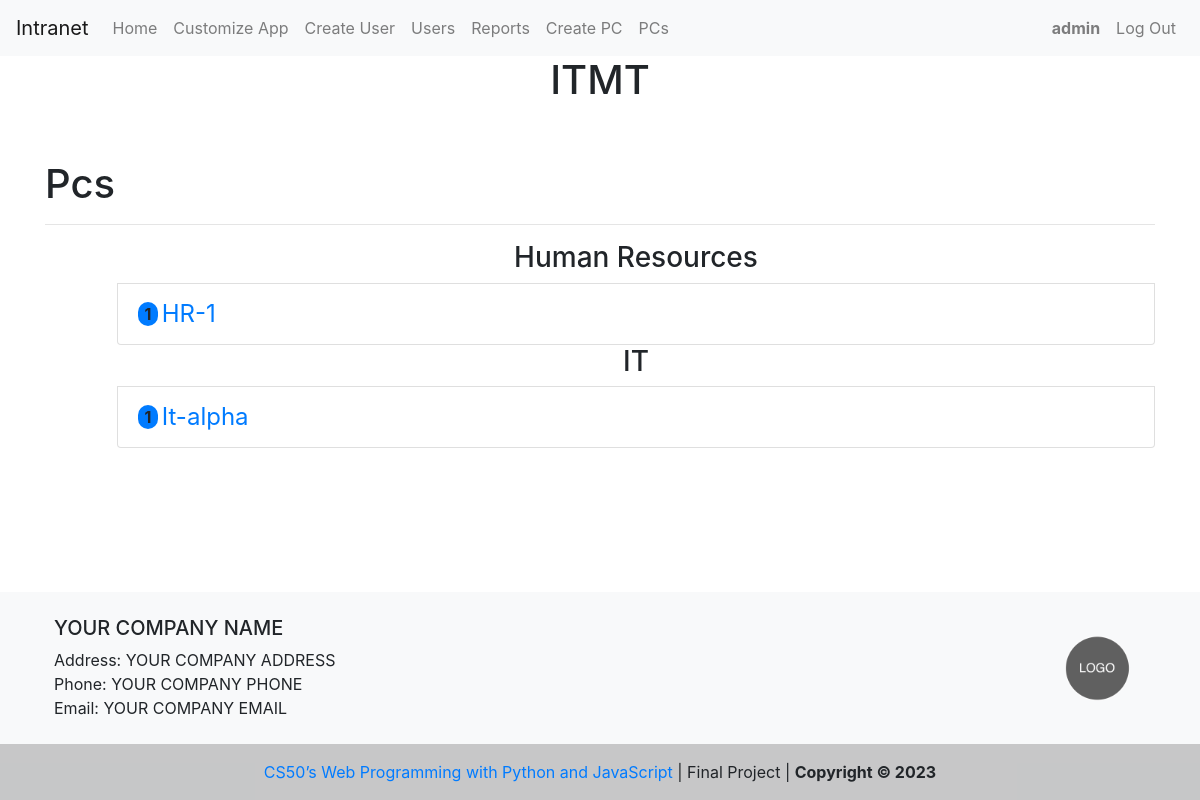
/pcs (signed in), run on an earlier commit of the app's database.
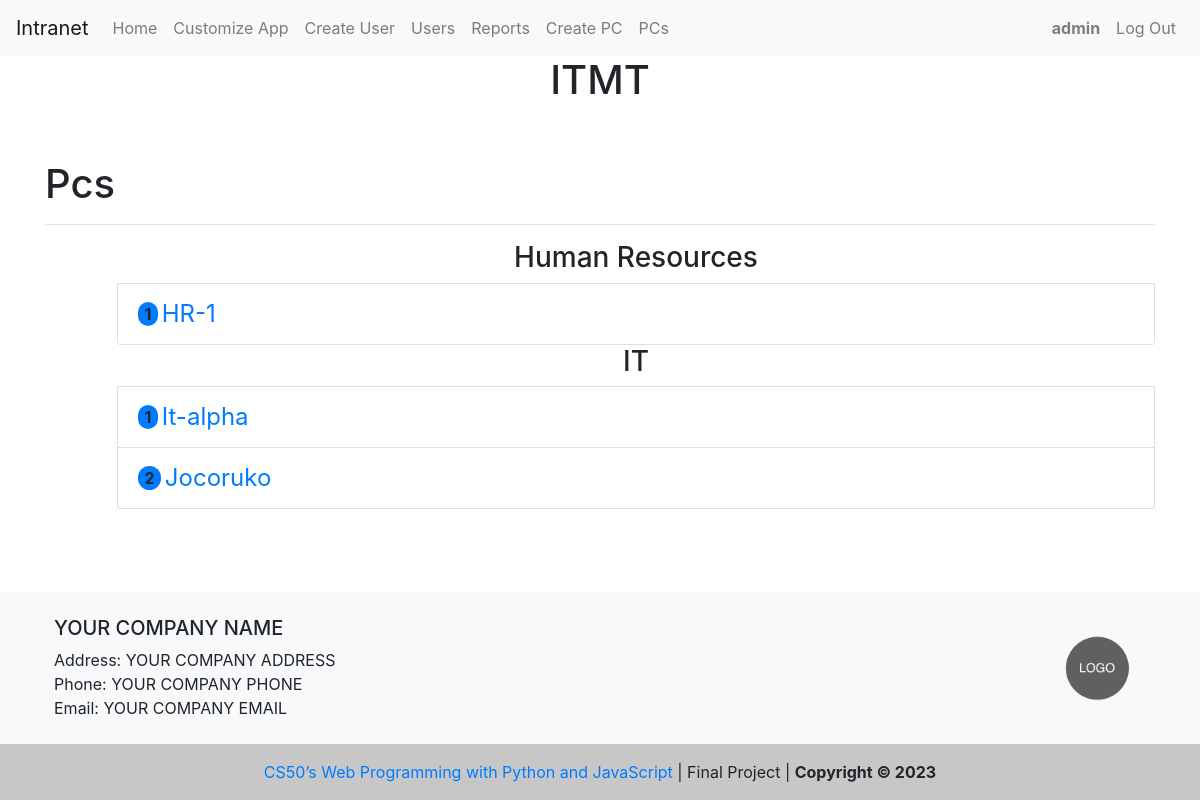
And on a later commit of the database.
### capstone/models.py (models this page shows)
class Computer(models.Model):
    created_at = models.DateTimeField(auto_now_add=True)
    responsible = models.CharField(max_length=255, default="")
    department = models.CharField(max_length=255)
    seal_number = models.CharField(max_length=255, unique=True)
    computer_name = models.CharField(max_length=255, unique=True)
    inventory_number_pc = models.CharField(max_length=255)
    motherboard_brand = models.CharField(max_length=255)
    motherboard_model = models.CharField(max_length=255)
    motherboard_serial_number = models.CharField(max_length=255, unique=True)
    hard_disk_brand = models.CharField(max_length=255)
    hard_disk_model = models.CharField(max_length=255)
    hard_disk_serial_number = models.CharField(max_length=255, unique=True)
    ram_memory_brand = models.CharField(max_length=255)
    ram_memory_model = models.CharField(max_length=255)
    ram_memory_serial_number = models.CharField(max_length=255, unique=True)
    microprocessor_brand = models.CharField(max_length=255)
    microprocessor_model = models.CharField(max_length=255)
    microprocessor_serial_number = models.CharField(max_length=255, unique=True)
    psu_internal_brand = models.CharField(max_length=255)
    psu_internal_model = models.CharField(max_length=255)
    psu_internal_serial_number = models.CharField(max_length=255, unique=True)
    cd_dvd_reader_brand = models.CharField(max_length=255)
    cd_dvd_reader_model = models.CharField(max_length=255)
    cd_dvd_reader_serial_number = models.CharField(max_length=255, unique=True)
    monitor_brand = models.CharField(max_length=255)
    monitor_model = models.CharField(max_length=255)
    monitor_serial_number = models.CharField(max_length=255, unique=True)
    monitor_inventory_number = models.CharField(max_length=255)
    keyboard_brand = models.CharField(max_length=255)
    keyboard_model = models.CharField(max_length=255)
    keyboard_serial_number = models.CharField(max_length=255, unique=True)
    keyboard_inventory_number = models.CharField(max_length=255)
    mouse_brand = models.CharField(max_length=255)
    mouse_model = models.CharField(max_length=255)
    mouse_serial_number = models.CharField(max_length=255, unique=True)
    mouse_inventory_number = models.CharField(max_length=255)
    speakers_brand = models.CharField(max_length=255)
    speakers_model = models.CharField(max_length=255)
    speakers_serial_number = models.CharField(max_length=255, unique=True)
    speakers_inventory_number = models.CharField(max_length=255)
    printer_brand = models.CharField(max_length=255)
    printer_model = models.CharField(max_length=255)
    printer_serial_number = models.CharField(max_length=255, unique=True)
    printer_inventory_number = models.CharField(max_length=255)
    psu_external_brand = models.CharField(max_length=255)
    psu_external_model = models.CharField(max_length=255)
    psu_external_serial_number = models.CharField(max_length=255, unique=True)
    psu_external_inventory_number = models.CharField(max_length=255)

### capstone/views.py (the view)
# urls.py: path("pcs", views.pcs, name="pcs"),
@login_required
def pcs(request):
    pcs = Computer.objects.all().order_by(Lower("department"), Lower("computer_name"))
    departments = set(pc.department for pc in pcs)
    pcs_by_department = {department: [] for department in departments}
    for pc in pcs:
        pcs_by_department[pc.department].append(pc)
    return render(
        request, "capstone/pcs.html", {"pcs_by_department": pcs_by_department}
    )

### capstone/context_processors.py (called while the page is built)
def footer_processor(request):
    footer = Footer.objects.first()
    return {
        "company_name": footer.company_name,
        "company_address": footer.company_address,
        "company_phone": footer.company_phone,
        "company_email": footer.company_email,
        "company_avatar": footer.company_avatar,
    }

def intranet_processor(request):
    intranet = Intranet.objects.first()
    return {
        "company_intranet": intranet.company_intranet,
    }

### capstone/templates/capstone/pcs.html
{% extends "capstone/layout.html" %}
{% block body %}
{% if user.is_authenticated %}
{% if user.username == 'admin' %}
<div class="container mt-5">
  <h1>Pcs</h1>
  <hr>
  <ul class="list-group ml-3">
    {% for department, pcs in pcs_by_department.items %}
      <ol class=" ml-3">
        <h3 class="text-center">{{ department }}</h3>
        {% for pc in pcs %}
          <li class=" list-group-item ">
            <div class="d-flex align-items-center">
              <span class="badge bg-primary rounded-pill index">{{ forloop.counter }}</span>
            <a class=' ml-1 text-decoration-none fs-24' href="{% url 'pc_profile' pc.computer_name %}">
              {{ pc.computer_name }}
            </a>
          </div>
          </li>
        {% endfor %}
      </ol>
    {% endfor %}
  </ul>
</div>
{% endif %}
{% endif %}
{% endblock %}

What changed in the data, as far as the page shows it:
added Computer: computer_name "Jocoruko", shown under "IT"
